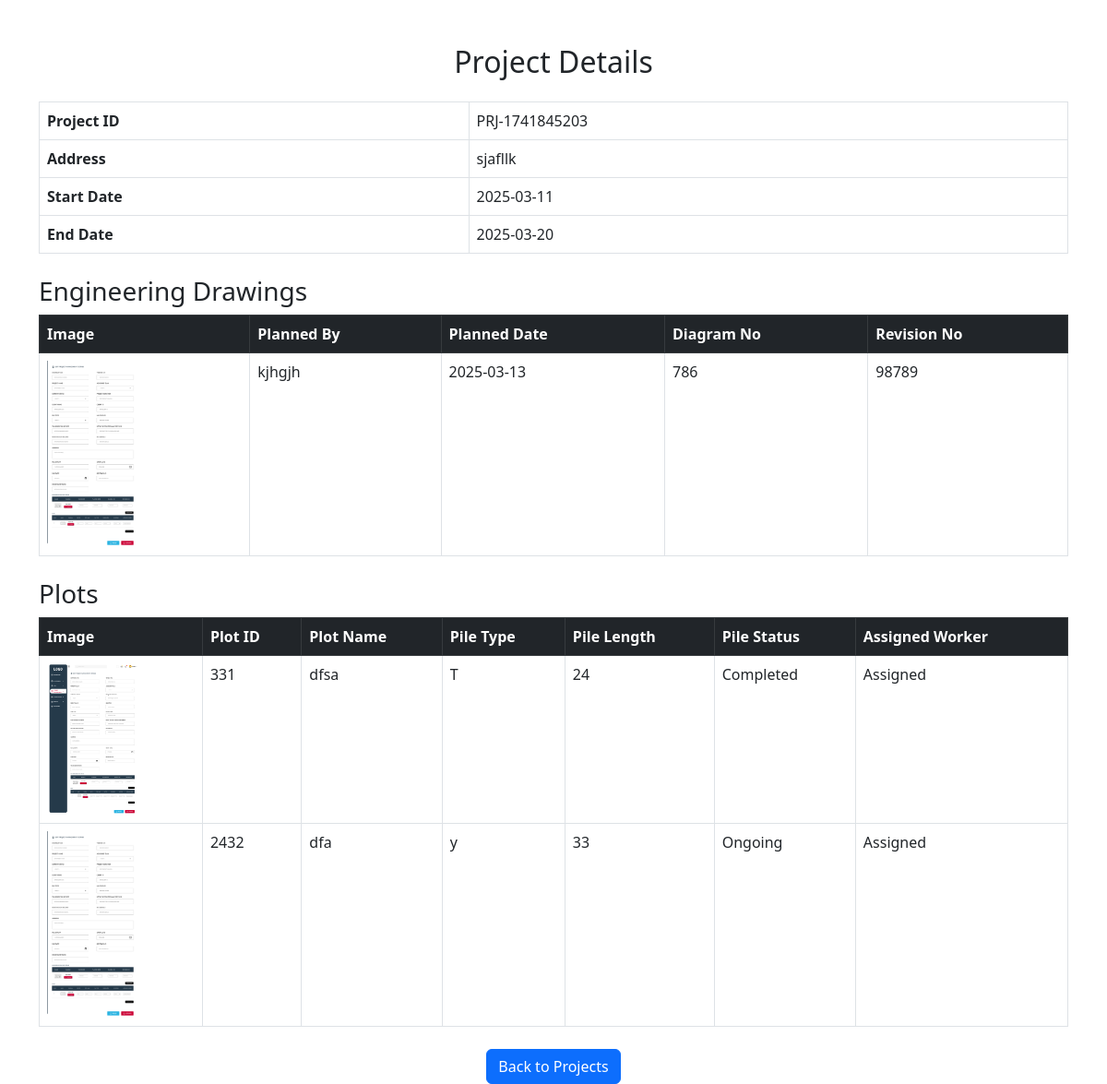
Page /view.php?id=4 on the committed database.
### tables this page shows
CREATE TABLE `projects` (
  `id` int(11) NOT NULL,
  `project_id` varchar(20) NOT NULL,
  `contract_no` varchar(50) DEFAULT NULL,
  `tender_no` varchar(50) DEFAULT NULL,
  `project_name` varchar(255) DEFAULT NULL,
  `assigned_team` varchar(255) DEFAULT NULL,
  `current_status` varchar(255) DEFAULT NULL,
  `project_duration` varchar(50) DEFAULT NULL,
  `client_name` varchar(255) DEFAULT NULL,
  `client_id` varchar(50) DEFAULT NULL,
  `pile_type` varchar(100) DEFAULT NULL,
  `no_of_piles` int(11) DEFAULT NULL,
  `pile_designed_length` varchar(50) DEFAULT NULL,
  `expected_pile_installation_rate` varchar(50) DEFAULT NULL,
  `penetration_record` varchar(255) DEFAULT NULL,
  `rig_details` varchar(255) DEFAULT NULL,
  `address` text DEFAULT NULL,
  `rig_length` varchar(50) DEFAULT NULL,
  `start_date` date DEFAULT NULL,
  `end_date` date DEFAULT NULL,
  `restrike_percentage` varchar(20) DEFAULT NULL,
  `days_piling` varchar(20) DEFAULT NULL
);

CREATE TABLE `engineering_drawings` (
  `id` int(11) NOT NULL,
  `project_id` varchar(20) DEFAULT NULL,
  `image_path` varchar(255) DEFAULT NULL,
  `planned_by` varchar(100) DEFAULT NULL,
  `planned_date` date DEFAULT NULL,
  `diagram_no` varchar(100) DEFAULT NULL,
  `revision_no` varchar(100) DEFAULT NULL
);

CREATE TABLE `plots` (
  `id` int(11) NOT NULL,
  `project_id` varchar(20) DEFAULT NULL,
  `image_path` varchar(255) DEFAULT NULL,
  `plot_id` varchar(50) DEFAULT NULL,
  `plot_name` varchar(100) DEFAULT NULL,
  `pile_type` varchar(100) DEFAULT NULL,
  `pile_length` varchar(100) DEFAULT NULL,
  `pile_status` varchar(100) DEFAULT NULL,
  `assigned_worker` varchar(100) DEFAULT NULL
);

### view.php (the view, shortened to what this page needs)
<?php
include 'config.php';
$project_id = $_GET['id'];
$sql_project = "SELECT * FROM projects WHERE id = ?";
$stmt_project = $conn->prepare($sql_project);
$stmt_project->bind_param("i", $project_id);
$stmt_project->execute();
$result_project = $stmt_project->get_result();
$project = $result_project->fetch_assoc();
$sql_drawings = "SELECT * FROM engineering_drawings WHERE project_id = ?";
$stmt_drawings = $conn->prepare($sql_drawings);
$stmt_drawings->bind_param("s", $project['project_id']);
$stmt_drawings->execute();
$result_drawings = $stmt_drawings->get_result();
$sql_plots = "SELECT * FROM plots WHERE project_id = ?";
$stmt_plots = $conn->prepare($sql_plots);
$stmt_plots->bind_param("s", $project['project_id']);
$stmt_plots->execute();
$result_plots = $stmt_plots->get_result();
?>
<!DOCTYPE html>
<html lang="en">
<head>
    <link rel="stylesheet" href="https://cdn.jsdelivr.net/npm/bootstrap@5.3.0/dist/css/bootstrap.min.css">
</head>
<body>
    <div class="container mt-5">
        <h2 class="text-center mb-4">Project Details</h2>
        <table class="table table-bordered">
            <tr><th>Project ID</th><td><?php echo $project['project_id']; ?></td></tr>
            <tr><th>Address</th><td><?php echo $project['address']; ?></td></tr>
            <tr><th>Start Date</th><td><?php echo $project['start_date']; ?></td></tr>
            <tr><th>End Date</th><td><?php echo $project['end_date']; ?></td></tr>
        </table>
        <h3 class="mt-4">Engineering Drawings</h3>
        <table class="table table-bordered">
            <thead class="table-dark">
                <tr>
                    <th>Image</th>
                    <th>Planned By</th>
                    <th>Planned Date</th>
                    <th>Diagram No</th>
                    <th>Revision No</th>
                </tr>
            </thead>
            <tbody>
                <?php while ($row = $result_drawings->fetch_assoc()) { ?>
                    <tr>
                        <td><img src="<?php echo $row['image_path']; ?>" width="100"></td>
                        <td><?php echo $row['planned_by']; ?></td>
                        <td><?php echo $row['planned_date']; ?></td>
                        <td><?php echo $row['diagram_no']; ?></td>
                        <td><?php echo $row['revision_no']; ?></td>
                    </tr>
                <?php } ?>
            </tbody>
        </table>
        <h3 class="mt-4">Plots</h3>
        <table class="table table-bordered">
            <thead class="table-dark">
                <tr>
                    <th>Image</th>
                    <th>Plot ID</th>
                    <th>Plot Name</th>
                    <th>Pile Type</th>
                    <th>Pile Length</th>
                    <th>Pile Status</th>
                    <th>Assigned Worker</th>
                </tr>
            </thead>
            <tbody>
                <?php while ($row = $result_plots->fetch_assoc()) { ?>
                    <tr>
                        <td><img src="<?php echo $row['image_path']; ?>" width="100"></td>
                        <td><?php echo $row['plot_id']; ?></td>
                        <td><?php echo $row['plot_name']; ?></td>
                        <td><?php echo $row['pile_type']; ?></td>
                        <td><?php echo $row['pile_length']; ?></td>
                        <td><?php echo $row['pile_status']; ?></td>
                        <td><?php echo $row['assigned_worker']; ?></td>
                    </tr>
                <?php } ?>
            </tbody>
        </table>
        <div class="text-center mt-4">
            <a href="index.php" class="btn btn-primary">Back to Projects</a>
        </div>
    </div>
</body>
</html>

### rows in the picture
projects: project "PRJ-1741845203", address "sjafllk", start_date "2025-03-11", end_date "2025-03-20"
engineering_drawings: image_path (picture), planned_by "kjhgjh", planned_date "2025-03-13", diagram_no "786", revision_no "98789"
plots: image_path (picture), plot "331", plot_name "dfsa", pile_type "T", pile_length "24", pile_status "Completed", assigned_worker "Assigned"
plots: image_path (picture), plot "2432", plot_name "dfa", pile_type "y", pile_length "33", pile_status "Ongoing", assigned_worker "Assigned"
